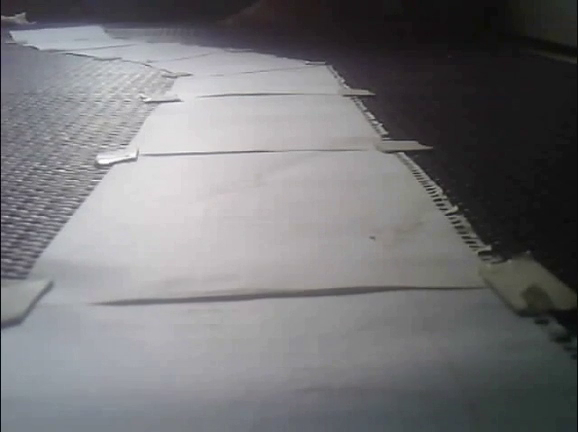
#> input picture frame 32 of Assets/Videos/rec__2__2.mp4, 578 x 432 px
$ python color_picker.py
#> lines starting #> are read from the running program, lines starting #| are printed output that depends on the picture; after the words box and inside, x2 and y2 are one past the last pixel; in counts of white or black regions, pixels touching at a corner belong together
import cv2
import numpy as np

video_name = "rec__2__2.mp4"
video_path = f"C:\\Users\\Choaib ELMADI\\Downloads\\D.I.F.Y\\Electronics\\Robotics\\7- CyberDrive\\Assets\\Videos\\{ video_name }"


def empty(a):
    pass


cv2.namedWindow("HSV")
cv2.resizeWindow("HSV", 640, 240)
cv2.createTrackbar("HUE Min", "HSV", 0, 179, empty)  # type: ignore
#> slider 'HUE Min' is set to 35
cv2.createTrackbar("HUE Max", "HSV", 179, 179, empty)  # type: ignore
cv2.createTrackbar("SAT Min", "HSV", 0, 255, empty)  # type: ignore
#> slider 'SAT Min' is set to 51
cv2.createTrackbar("SAT Max", "HSV", 255, 255, empty)  # type: ignore
cv2.createTrackbar("VALUE Min", "HSV", 0, 255, empty)  # type: ignore
#> slider 'VALUE Min' is set to 51
cv2.createTrackbar("VALUE Max", "HSV", 255, 255, empty)  # type: ignore

cap = cv2.VideoCapture(video_path)

frame_counter = 0
while True:
    _, frame = cap.read()
#> frame is the input picture: shape (432, 578, 3); mean B, G, R 119.5, 117.1, 117.3
    frame = cv2.resize(frame, (640, 480))
#> frame: shape (480, 640, 3)
    hsv_image = cv2.cvtColor(frame, cv2.COLOR_BGR2HSV)
#> hsv_image: shape (480, 640, 3); mean H, S, V 95.2, 15.6, 120.8

    frame_counter += 1
    if cap.get(cv2.CAP_PROP_FRAME_COUNT) == frame_counter:
        cap.set(cv2.CAP_PROP_POS_FRAMES, 0)
        frame_counter = 0

    h_min = cv2.getTrackbarPos("HUE Min", "HSV")
    h_max = cv2.getTrackbarPos("HUE Max", "HSV")
    s_min = cv2.getTrackbarPos("SAT Min", "HSV")
    s_max = cv2.getTrackbarPos("SAT Max", "HSV")
    v_min = cv2.getTrackbarPos("VALUE Min", "HSV")
    v_max = cv2.getTrackbarPos("VALUE Max", "HSV")

    lower = np.array([h_min, s_min, v_min])
    upper = np.array([h_max, s_max, v_max])
    mask = cv2.inRange(hsv_image, lower, upper)
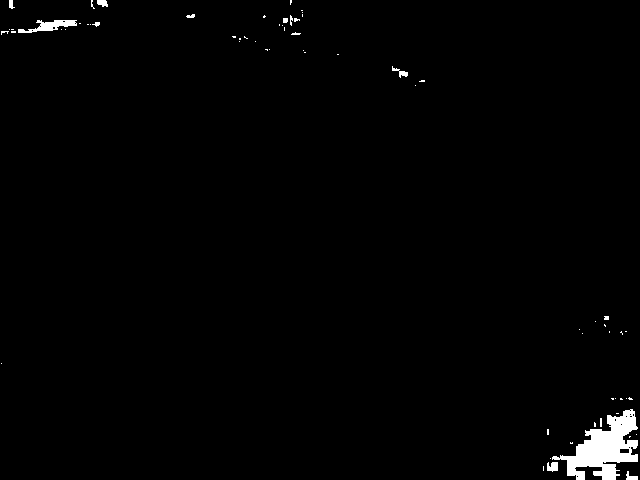
#> mask: shape (480, 640); 1.2% white; 66 white regions (55 under 20 px), largest, box (x1, y1, x2, y2) and area: (552, 409, 638, 480) 2804, (18, 20, 77, 33) 358, (547, 462, 558, 472) 89
    result = cv2.bitwise_and(frame, frame, mask=mask)

    mask = cv2.cvtColor(mask, cv2.COLOR_GRAY2BGR)
    # h_stack = np.hstack([frame, mask, result])
    h_stack = np.hstack([frame, mask])
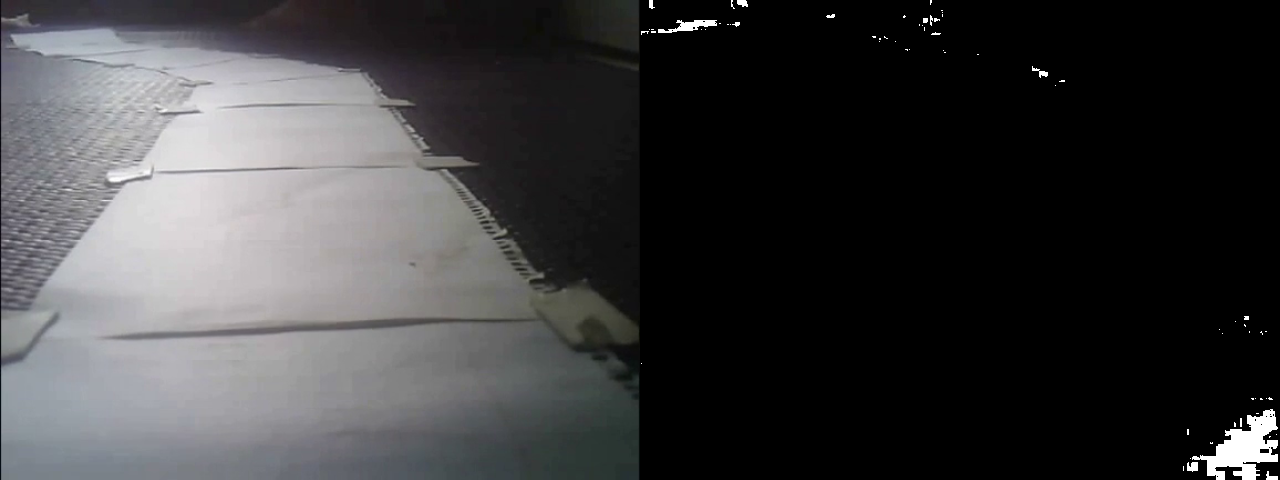
#> h_stack: shape (480, 1280, 3); mean B, G, R 61.3, 60.1, 60.2
    cv2.imshow("Horizontal Stacking", h_stack)

    if cv2.waitKey(30) and 0xFF == ord("q"):
#> (key q is pressed here)
        break

cap.release()
cv2.destroyAllWindows()

$ run again, starting later in the video
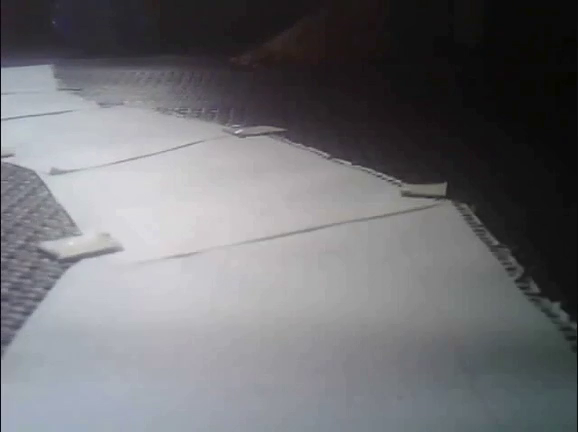
#> input picture frame 146 of Assets/Videos/rec__2__2.mp4, 578 x 432 px
#> frame is the input picture: shape (432, 578, 3); mean B, G, R 114.7, 111.1, 110.8
#> frame: shape (480, 640, 3)
#> hsv_image: shape (480, 640, 3); mean H, S, V 93.8, 19.4, 115.5
#> `mask = cv2.inRange(hsv_image, lower, upper)`:
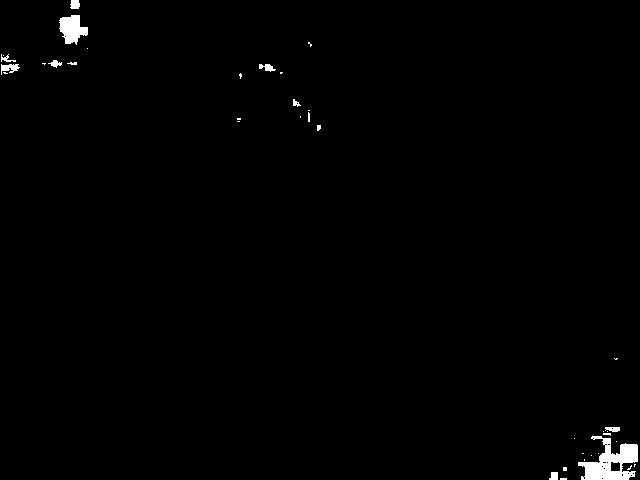
#> mask: shape (480, 640); 0.86% white; 38 white regions (26 under 20 px), largest, box (x1, y1, x2, y2) and area: (578, 436, 638, 480) 1367, (59, 15, 88, 45) 557, (1, 64, 20, 75) 118
#> `h_stack = np.hstack([frame, mask])`:
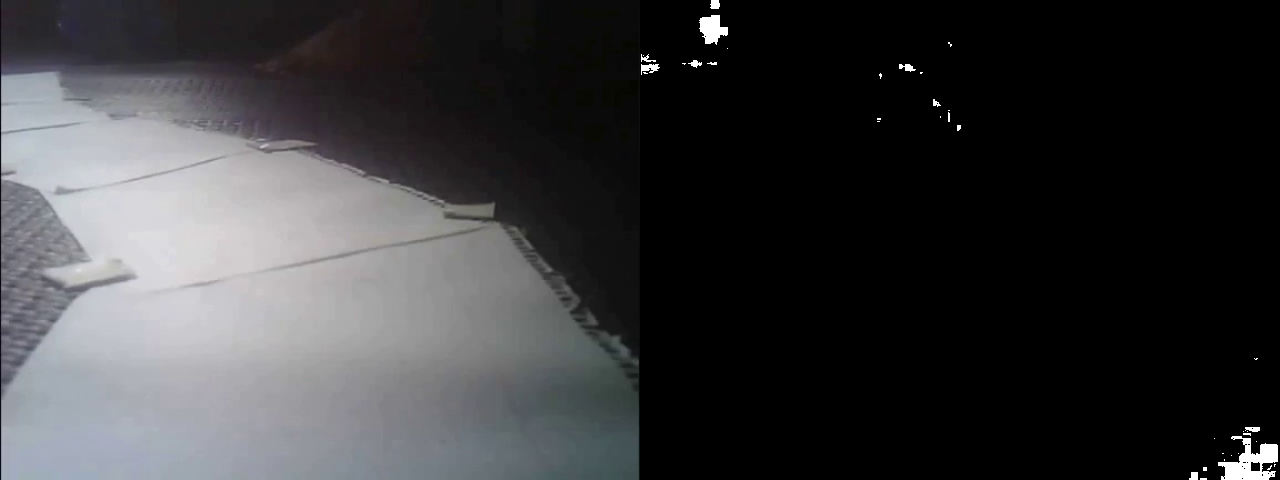
#> h_stack: shape (480, 1280, 3); mean B, G, R 58.4, 56.6, 56.5

$ run again, starting later in the video
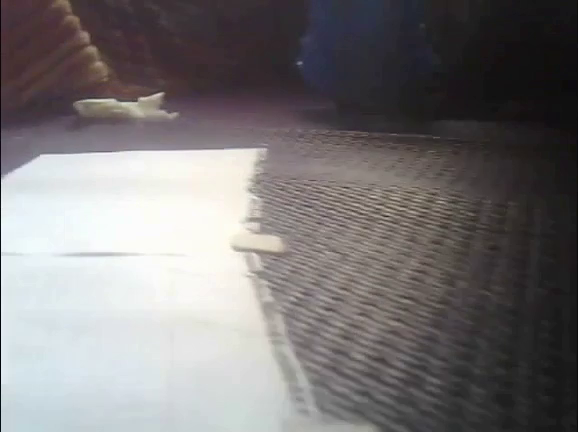
#> input picture frame 260 of Assets/Videos/rec__2__2.mp4, 578 x 432 px
#> frame is the input picture: shape (432, 578, 3); mean B, G, R 118.3, 117.6, 121.1
#> frame: shape (480, 640, 3)
#> hsv_image: shape (480, 640, 3); mean H, S, V 75.9, 25.4, 123.7
#> `mask = cv2.inRange(hsv_image, lower, upper)`:
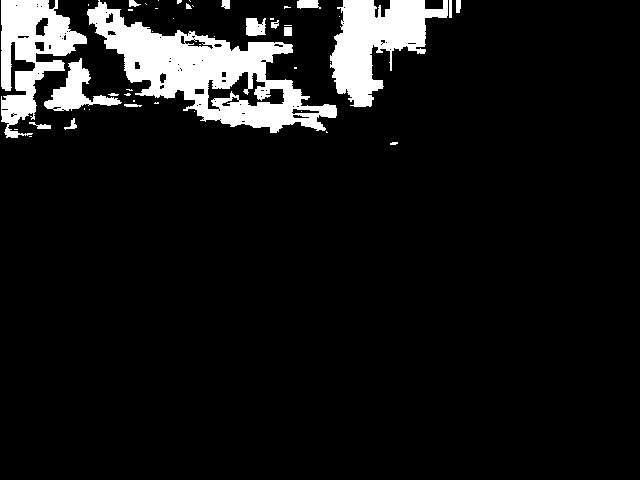
#> mask: shape (480, 640); 8.8% white; 47 white regions (29 under 20 px), largest, box (x1, y1, x2, y2) and area: (87, 0, 337, 133) 12205, (330, 0, 448, 107) 6413, (1, 0, 87, 138) 5657
#> `h_stack = np.hstack([frame, mask])`:
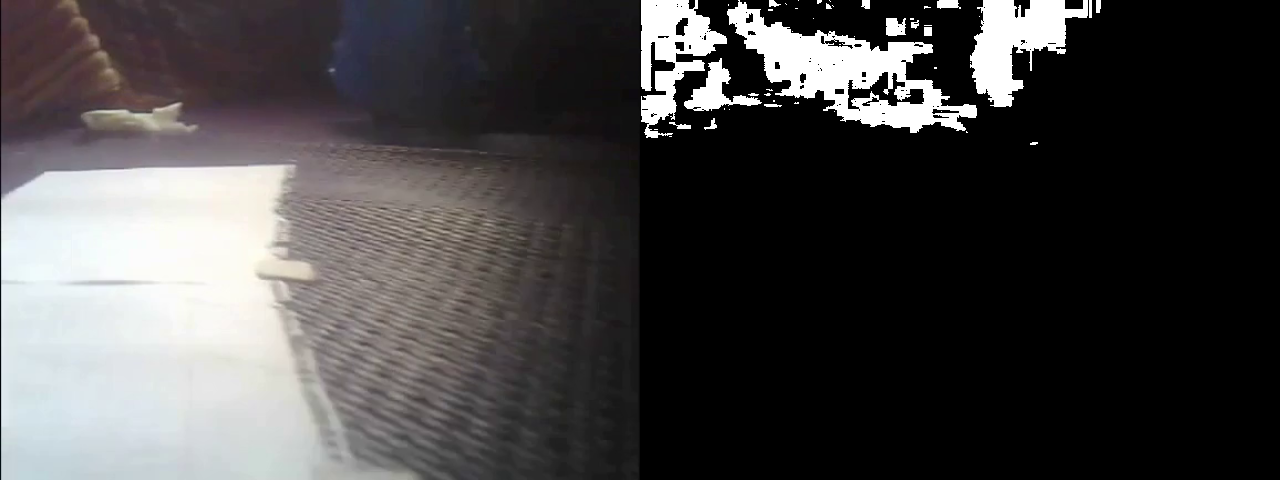
#> h_stack: shape (480, 1280, 3); mean B, G, R 70.3, 69.9, 71.7
